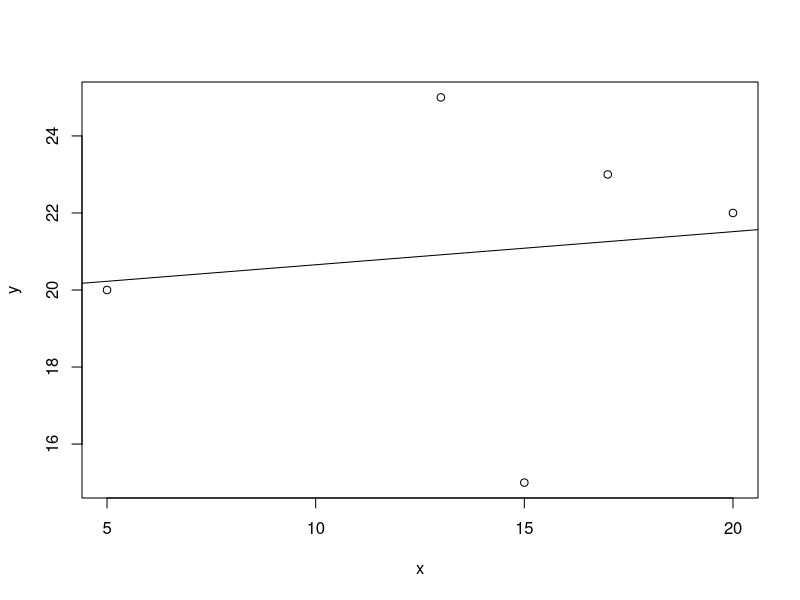
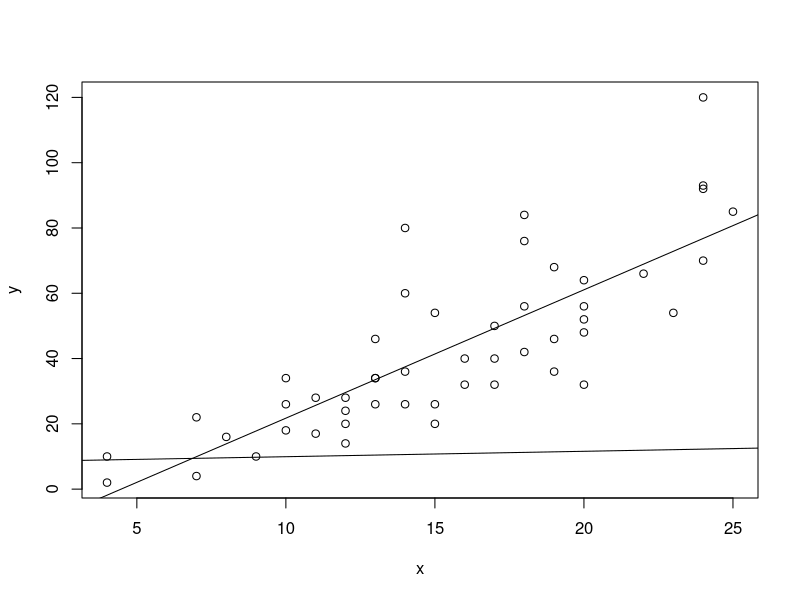

Reproduce these figures in R, in order.
x=c(5,15,20,17,13)
y=c(20,15,22,23,25)
a=lm(x~y)
a
b=lm(y~x)
b
plot(x,y)
abline(a)
abline(b)


data<- cars
data
x=data$speed
y=data$dist
a=lm(x~y)
b=lm(y~x)
plot(x,y)
abline(a)
abline(b)